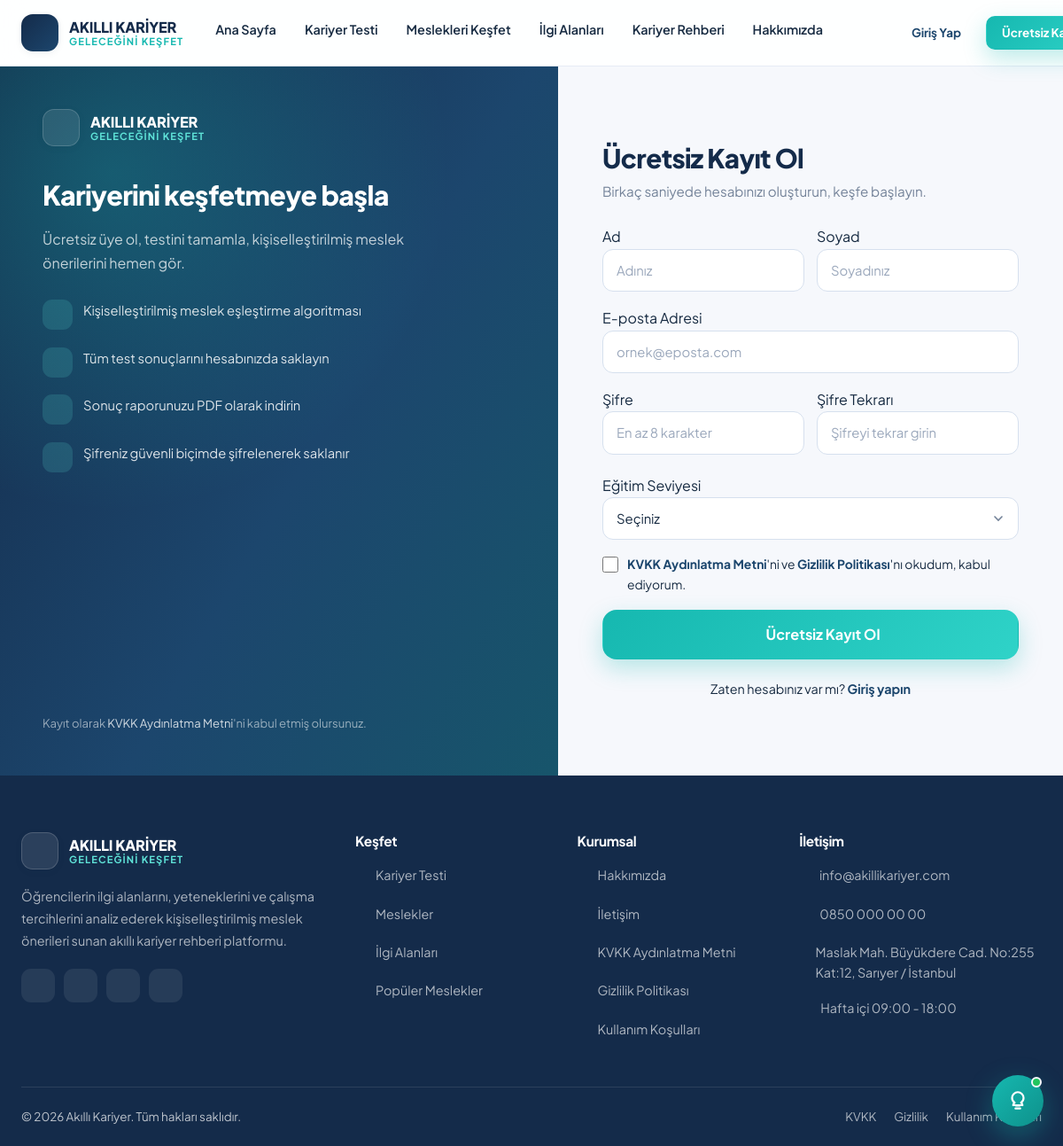
/register.php, run on the app's committed database.
### tables this page shows
CREATE TABLE `site_settings` (
  `id` INT UNSIGNED NOT NULL AUTO_INCREMENT,
  `setting_key` VARCHAR(80) NOT NULL,
  `setting_value` TEXT DEFAULT NULL,
  `setting_group` VARCHAR(50) NOT NULL DEFAULT 'genel',
  `setting_type` ENUM('text','number','textarea','color','boolean','select') NOT NULL DEFAULT 'text',
  `label` VARCHAR(150) DEFAULT NULL,
  `created_at` DATETIME NOT NULL DEFAULT CURRENT_TIMESTAMP,
  `updated_at` DATETIME NOT NULL DEFAULT CURRENT_TIMESTAMP ON UPDATE CURRENT_TIMESTAMP,
  PRIMARY KEY (`id`),
  UNIQUE KEY `uq_setting_key` (`setting_key`),
  KEY `idx_setting_group` (`setting_group`)
);

### register.php (the view, shortened to what the rows shown need)
<?php
require_once __DIR__ . '/app/bootstrap.php';
$pageTitle       = 'Ücretsiz Kayıt Ol — ' . setting('site_name', 'Akıllı Kariyer');
$bodyClass       = 'auth-page';
require_once __DIR__ . '/includes/header.php';
?>
<main id="main-content" class="auth-wrap">
  <aside class="auth-side">
    <div class="as-content">
      <a href="<?= url('index.php') ?>" class="footer-brand" style="color:#fff">
        <span class="brand-text">
          <span class="brand-name" style="color:#fff">AKILLI KARİYER</span>
          <span class="brand-slogan"><?= e(setting('site_slogan', 'Geleceğini Keşfet')) ?></span>
        </span>
      </a>
      <h2 style="margin-top:36px">Kariyerini keşfetmeye başla</h2>
    </div>
  </aside>
  <section class="auth-main">
    <div class="auth-card">
      <h1>Ücretsiz Kayıt Ol</h1>
    </div>
  </section>
</main>
<?php require_once __DIR__ . '/includes/footer.php'; ?>

### includes/header.php (shortened to what the rows shown need)
<?php
$bodyClass       = $bodyClass       ?? '';
?>
<!DOCTYPE html>
<html lang="tr">
<head>
<link rel="stylesheet" href="<?= asset('assets/css/vendor-bootstrap.min.css') ?>">
<link rel="stylesheet" href="<?= asset('assets/css/style.css') ?>">
<link rel="stylesheet" href="<?= asset('assets/css/career-coach.css') ?>">
</head>
<body class="<?= e($bodyClass) ?>">
<header class="site-header">
  <div class="container header-inner">
    <a href="<?= url('index.php') ?>" class="brand" aria-label="Akıllı Kariyer ana sayfa">
      <span class="brand-text">
        <span class="brand-name">AKILLI KARİYER</span>
        <span class="brand-slogan"><?= e(setting('site_slogan', 'Geleceğini Keşfet')) ?></span>
      </span>
    </a>
  </div>
</header>

### includes/footer.php (shortened to what the rows shown need)
<footer class="site-footer">
  <div class="container">
    <div class="footer-grid">
      <div>
        <div class="footer-brand">
          <span class="brand-text">
            <span class="brand-name">AKILLI KARİYER</span>
            <span class="brand-slogan"><?= e(setting('site_slogan', 'Geleceğini Keşfet')) ?></span>
          </span>
        </div>
      </div>
      <div>
        <ul>
          <li><a href="mailto:<?= e(setting('site_email', 'info@akillikariyer.com')) ?>">
            <?= icon('mail', '', 15) ?> <?= e(setting('site_email', 'info@akillikariyer.com')) ?></a></li>
          <li><a href="tel:<?= e(preg_replace('/\s+/', '', setting('site_phone', ''))) ?>">
            <?= icon('phone', '', 15) ?> <?= e(setting('site_phone', '')) ?></a></li>
          <li style="display:flex;gap:9px;color:rgba(255,255,255,.66);font-size:.9rem;line-height:1.6">
            <?= icon('map-pin', '', 15) ?> <span><?= e(setting('site_address', '')) ?></span>
          </li>
          <li style="display:flex;gap:9px;color:rgba(255,255,255,.66);font-size:.9rem">
            <?= icon('clock', '', 15) ?> <span><?= e(setting('site_working_hours', '')) ?></span>
          </li>
        </ul>
      </div>
    </div>
    <div class="footer-bottom">
      <span>&copy; <?= date('Y') ?> <?= e(setting('site_name', 'Akıllı Kariyer')) ?>. Tüm hakları saklıdır.</span>
      <span style="display:flex;gap:20px;flex-wrap:wrap">
        <a href="<?= url('kvkk.php') ?>">KVKK</a>
        <a href="<?= url('privacy.php') ?>">Gizlilik</a>
        <a href="<?= url('terms.php') ?>">Kullanım Koşulları</a>
      </span>
    </div>
  </div>
</footer>
</body>
</html>

### data on the page
site_settings: setting_value "GELECEĞINI KEŞFET"
site_settings: setting_value "info@akillikariyer.com"
site_settings: setting_value "0850 000 00 00"
site_settings: setting_value "Maslak Mah. Büyükdere Cad. No:255 Kat:12, Sarıyer / İstanbul"
site_settings: setting_value "Hafta içi 09:00 - 18:00"
site_settings: setting_value "Akıllı Kariyer"
